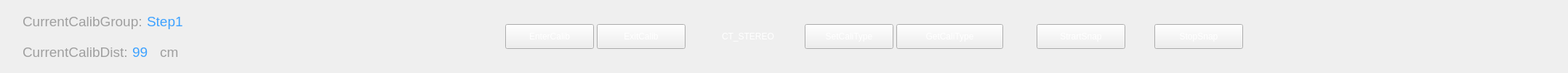
       <widget class="QWidget" name="calibrate_page">
        <layout class="QHBoxLayout" name="horizontalLayout_15">
         <item>
          <spacer name="horizontalSpacer_18">
           <property name="orientation">
            <enum>Qt::Horizontal</enum>
           </property>
           <property name="sizeType">
            <enum>QSizePolicy::Fixed</enum>
           </property>
           <property name="sizeHint" stdset="0">
            <size>
             <width>20</width>
             <height>20</height>
            </size>
           </property>
          </spacer>
         </item>
         <item>
          <layout class="QVBoxLayout" name="verticalLayout_7">
           <item>
            <layout class="QHBoxLayout" name="horizontalLayout_11">
             <item>
              <widget class="QLabel" name="label_curentcalibgroup">
               <property name="font">
                <font>
                 <pointsize>14</pointsize>
                </font>
               </property>
               <property name="styleSheet">
                <string notr="true">color: rgb(159, 159, 159);</string>
               </property>
               <property name="text">
                <string>CurrentCalibGroup:</string>
               </property>
              </widget>
             </item>
             <item>
              <widget class="QLabel" name="label_curentcalibgroup_step">
               <property name="font">
                <font>
                 <pointsize>14</pointsize>
                </font>
               </property>
               <property name="styleSheet">
                <string notr="true">color: rgb(62, 162, 255);</string>
               </property>
               <property name="text">
                <string>Step1</string>
               </property>
              </widget>
             </item>
            </layout>
           </item>
           <item>
            <layout class="QHBoxLayout" name="horizontalLayout_12">
             <item>
              <widget class="QLabel" name="label_currentcalibdist">
               <property name="font">
                <font>
                 <pointsize>14</pointsize>
                </font>
               </property>
               <property name="styleSheet">
                <string notr="true">color: rgb(159, 159, 159);</string>
               </property>
               <property name="text">
                <string>CurrentCalibDist:</string>
               </property>
               <property name="scaledContents">
                <bool>true</bool>
               </property>
              </widget>
             </item>
             <item>
              <widget class="QLabel" name="label_currentcalibdist_num">
               <property name="font">
                <font>
                 <pointsize>14</pointsize>
                </font>
               </property>
               <property name="styleSheet">
                <string notr="true">color: rgb(62, 162, 255);</string>
               </property>
               <property name="text">
                <string>99</string>
               </property>
              </widget>
             </item>
             <item>
              <widget class="QLabel" name="label_8">
               <property name="font">
                <font>
                 <pointsize>14</pointsize>
                </font>
               </property>
               <property name="styleSheet">
                <string notr="true">color: rgb(159, 159, 159);</string>
               </property>
               <property name="text">
                <string>cm</string>
               </property>
               <property name="scaledContents">
                <bool>true</bool>
               </property>
              </widget>
             </item>
            </layout>
           </item>
          </layout>
         </item>
         <item>
          <spacer name="horizontalSpacer_19">
           <property name="orientation">
            <enum>Qt::Horizontal</enum>
           </property>
           <property name="sizeHint" stdset="0">
            <size>
             <width>437</width>
             <height>20</height>
            </size>
           </property>
          </spacer>
         </item>
         <item>
          <layout class="QHBoxLayout" name="horizontalLayout_14">
           <property name="spacing">
            <number>4</number>
           </property>
           <item>
            <widget class="QPushButton" name="pushButton_enterCalib">
             <property name="minimumSize">
              <size>
               <width>122</width>
               <height>34</height>
              </size>
             </property>
             <property name="styleSheet">
              <string notr="true">QPushButton

{
color: rgb(255, 255, 255);
border-image: url(:/images/btn_left_normal.png) 2;
border-width: 2;

}

QPushButton:hover
{
border-image: url(:/images/btn_left_hover.png) 2;
border-width: 2; 

}

QPushButton:pressed

{	
border-image: url(:/images/btn_left_press.png) 2;
border-width: 2;

}

QPushButton:disabled
{
	color: rgb(102, 102, 102);
border-image: url(:/images/btn_left_disabled.png) 2;
border-width: 2;

}</string>
             </property>
             <property name="text">
              <string>EnterCalib</string>
             </property>
            </widget>
           </item>
           <item>
            <widget class="QPushButton" name="pushButton_exitCalib">
             <property name="minimumSize">
              <size>
               <width>122</width>
               <height>34</height>
              </size>
             </property>
             <property name="styleSheet">
              <string notr="true">QPushButton
{
color: rgb(255, 255, 255);
border-image: url(:/images/btn_right_normal.png) 2;
border-width: 2;
}

QPushButton:hover
{
border-image: url(:/images/btn_right_hover.png) 2;
border-width: 2; 

}

QPushButton:pressed

{	
border-image: url(:/images/btn_right_press.png) 2;
border-width: 2;

}

QPushButton:disabled
{
	color: rgb(102, 102, 102);
border-image: url(:/images/btn_right_disabled.png) 2;
border-width: 2;

}</string>
             </property>
             <property name="text">
              <string>ExitCalib</string>
             </property>
            </widget>
           </item>
           <item>
            <spacer name="horizontalSpacer_38">
             <property name="orientation">
              <enum>Qt::Horizontal</enum>
             </property>
             <property name="sizeType">
              <enum>QSizePolicy::Fixed</enum>
             </property>
             <property name="sizeHint" stdset="0">
              <size>
               <width>40</width>
               <height>20</height>
              </size>
             </property>
            </spacer>
           </item>
           <item>
            <widget class="QPushButton" name="btn_ct_stereo">
             <property name="minimumSize">
              <size>
               <width>116</width>
               <height>34</height>
              </size>
             </property>
             <property name="maximumSize">
              <size>
               <width>116</width>
               <height>34</height>
              </size>
             </property>
             <property name="styleSheet">
              <string notr="true">QPushButton

{
padding:5px;
boder-width: 5;
text-align: left;
color: rgb(255, 255, 255);
 border-image: url(:/images/btn_left_com_normal.png) ;
}

QPushButton:open { /* when the button has its menu open */
padding:5px;
boder-width: 5;
text-align: left;
color: rgb(255, 255, 255);
border-image: url(:/images/btn_left_com_select.png);
  }

  QPushButton::menu-indicator {
        image: url(menu_indicator.png);
      subcontrol-origin: padding;
      subcontrol-position: bottom right;
  }

  QPushButton::menu-indicator:pressed, QPushButton::menu-indicator:open {
      position: relative;
      top: 2px; left: 2px; /* shift the arrow by 2 px */
  }</string>
             </property>
             <property name="text">
              <string>CT_STEREO</string>
             </property>
             <property name="checkable">
              <bool>true</bool>
             </property>
             <property name="checked">
              <bool>false</bool>
             </property>
             <property name="flat">
              <bool>true</bool>
             </property>
            </widget>
           </item>
           <item>
            <widget class="QPushButton" name="pushButton_setCaliType">
             <property name="minimumSize">
              <size>
               <width>122</width>
               <height>34</height>
              </size>
             </property>
             <property name="maximumSize">
              <size>
               <width>122</width>
               <height>34</height>
              </size>
             </property>
             <property name="styleSheet">
              <string notr="true">QPushButton
{
color: rgb(255, 255, 255);
border-image: url(:/images/btn_rect_normal.png) 2;
border-width: 2;
}

QPushButton:hover
{
border-image: url(:/images/btn_rect_hover.png) 2;
border-width: 2; 

}

QPushButton:pressed

{	
border-image: url(:/images/btn_rect_press.png) 2;
border-width: 2;

}

QPushButton:disabled
{
	color: rgb(102, 102, 102);
border-image: url(:/images/btn_rect_disabled.png) 2;
border-width: 2;

}</string>
             </property>
             <property name="text">
              <string>SetCaliType</string>
             </property>
             <property name="checkable">
              <bool>false</bool>
             </property>
             <property name="checked">
              <bool>false</bool>
             </property>
            </widget>
           </item>
           <item>
            <widget class="QPushButton" name="pushButton_getCaliType">
             <property name="minimumSize">
              <size>
               <width>147</width>
               <height>34</height>
              </size>
             </property>
             <property name="maximumSize">
              <size>
               <width>147</width>
               <height>34</height>
              </size>
             </property>
             <property name="styleSheet">
              <string notr="true">QPushButton
{
color: rgb(255, 255, 255);
border-image: url(:/images/btn_right_normal.png) 2;
border-width: 2;
}

QPushButton:hover
{
border-image: url(:/images/btn_right_hover.png) 2;
border-width: 2; 

}

QPushButton:pressed

{	
border-image: url(:/images/btn_right_press.png) 2;
border-width: 2;

}

QPushButton:disabled
{
	color: rgb(102, 102, 102);
border-image: url(:/images/btn_right_disabled.png) 2;
border-width: 2;

}</string>
             </property>
             <property name="text">
              <string>GetCaliType</string>
             </property>
            </widget>
           </item>
          </layout>
         </item>
         <item>
          <spacer name="horizontalSpacer_20">
           <property name="orientation">
            <enum>Qt::Horizontal</enum>
           </property>
           <property name="sizeType">
            <enum>QSizePolicy::Fixed</enum>
           </property>
           <property name="sizeHint" stdset="0">
            <size>
             <width>40</width>
             <height>20</height>
            </size>
           </property>
          </spacer>
         </item>
         <item>
          <layout class="QHBoxLayout" name="horizontalLayout_13">
           <property name="spacing">
            <number>40</number>
           </property>
           <item>
            <widget class="QPushButton" name="pushButton_startSnap">
             <property name="minimumSize">
              <size>
               <width>122</width>
               <height>34</height>
              </size>
             </property>
             <property name="maximumSize">
              <size>
               <width>122</width>
               <height>34</height>
              </size>
             </property>
             <property name="styleSheet">
              <string notr="true">QPushButton

{

color: rgb(255, 255, 255);

border-image: url(:/images/btn_normal_normal.png) 2;
border-width: 2;

}

QPushButton:hover

{

	border-image: url(:/images/btn_normal_hover.png) 2;
border-width: 2; 

}

QPushButton:pressed

{

	border-image: url(:/images/btn_normal_press.png) 2;
border-width: 2;

}

QPushButton:disabled
{
 
	color: rgb(102, 102, 102);
	border-image: url(:/images/btn_normal_disabled.png) 2;
border-width: 2;

}</string>
             </property>
             <property name="text">
              <string>StrartSnap</string>
             </property>
            </widget>
           </item>
           <item>
            <widget class="QPushButton" name="pushButton_stopSnap">
             <property name="minimumSize">
              <size>
               <width>122</width>
               <height>34</height>
              </size>
             </property>
             <property name="maximumSize">
              <size>
               <width>122</width>
               <height>34</height>
              </size>
             </property>
             <property name="styleSheet">
              <string notr="true">QPushButton

{

color: rgb(255, 255, 255);

border-image: url(:/images/btn_normal_normal.png) 2;
border-width: 2;

}

QPushButton:hover

{

	border-image: url(:/images/btn_normal_hover.png) 2;
border-width: 2; 

}

QPushButton:pressed

{

	border-image: url(:/images/btn_normal_press.png) 2;
border-width: 2;

}

QPushButton:disabled
{
 
	color: rgb(102, 102, 102);
	border-image: url(:/images/btn_normal_disabled.png) 2;
border-width: 2;

}</string>
             </property>
             <property name="text">
              <string>StopSnap</string>
             </property>
            </widget>
           </item>
          </layout>
         </item>
         <item>
          <spacer name="horizontalSpacer_21">
           <property name="orientation">
            <enum>Qt::Horizontal</enum>
           </property>
           <property name="sizeHint" stdset="0">
            <size>
             <width>436</width>
             <height>20</height>
            </size>
           </property>
          </spacer>
         </item>
        </layout>
       </widget>
